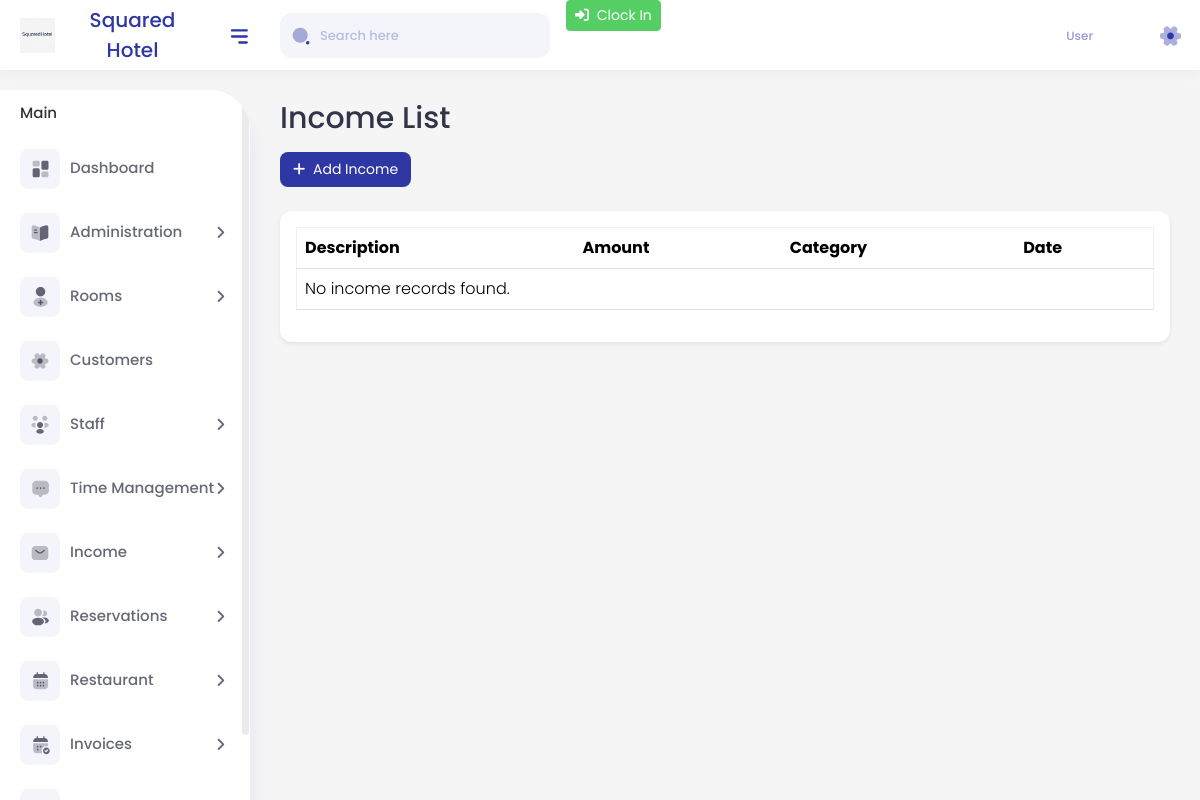
/reports/income/ (signed in), run on an earlier commit of the app's database.
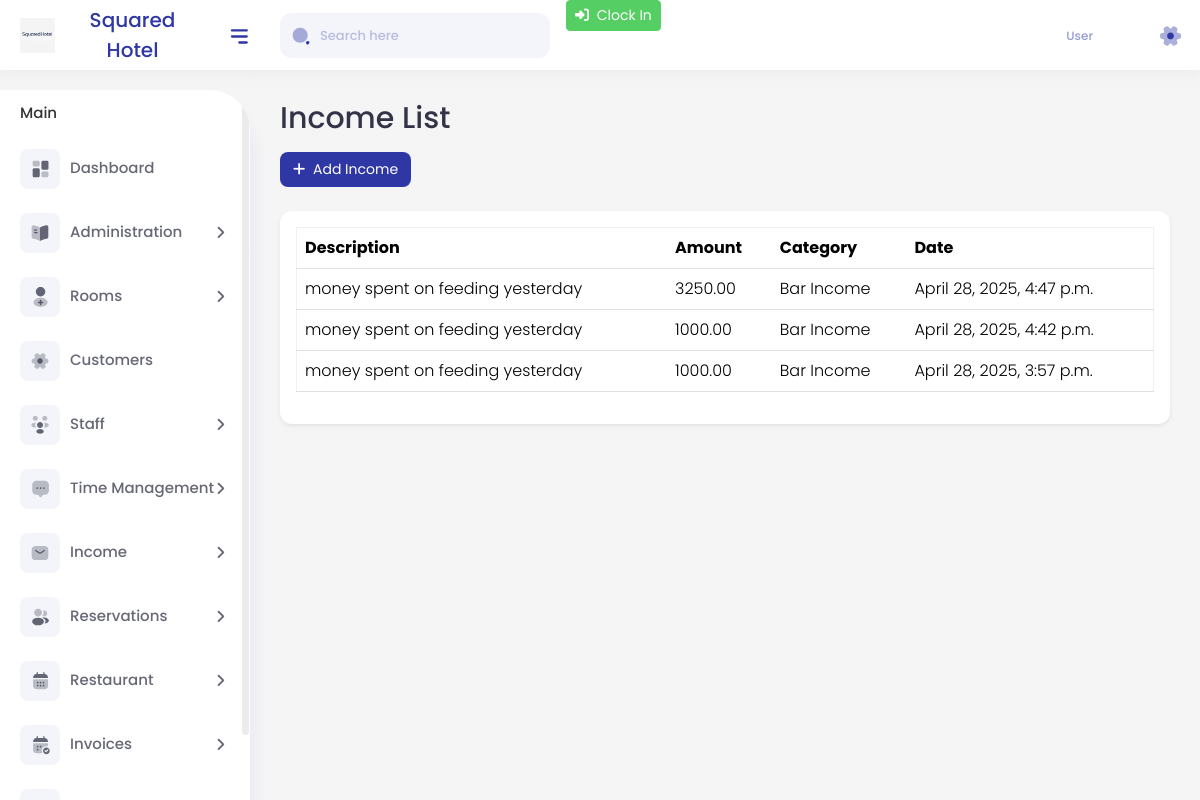
And on a later commit of the database.
### reports/models.py (models this page shows, shortened)
class Income(models.Model):
    user = models.ForeignKey(settings.AUTH_USER_MODEL, on_delete=models.CASCADE, blank=True, null=True)  # Optional: link to user
    description = models.CharField(max_length=200)  # E.g., "Room Booking" or "Restaurant Order"
    amount = models.DecimalField(max_digits=12, decimal_places=2)
    date = models.DateTimeField(default=timezone.now)
    category = models.ForeignKey(IncomeCategory, on_delete=models.SET_NULL, null=True, blank=True)
    payment_method = models.CharField(max_length=50, blank=True, null=True)
    notes = models.TextField(blank=True, null=True)  # Additional notes if needed
    created_at = models.DateTimeField(auto_now_add=True)
    updated_at = models.DateTimeField(auto_now=True)

class IncomeCategory(models.Model):
    name = models.CharField(max_length=100, unique=True)
    description = models.TextField(blank=True, null=True)

### reports/views.py (the view)
# urls.py: path("income/", IncomeListView.as_view(), name="income-list"),
class IncomeListView(ListView):
    model = Income
    template_name = 'income/income_list.html'
    context_object_name = 'income_entries'
    def get_queryset(self):
        return Income.objects.filter(user=self.request.user).order_by("-date")

### accounts/context_processors.py (called while the page is built)
def clock_status(request):
    def _open():
        if request.user.is_authenticated:
            return request.user.time_entries.filter(clock_out__isnull=True).exists()
        return False
    return {"is_clocked_in": SimpleLazyObject(_open)}

### accounts/templatetags/extras.py (called while the page is built)
@register.filter
def startswith(text, prefix):
    return str(text).startswith(prefix)

### templates/income/income_list.html
{% extends "base.html" %}
{% block content %}
<div class="page-wrapper">
  <div class="content">
    <h2 class="mb-3">Income List</h2>
    <div class="mb-4">
      <a href="{% url 'reports:income-create' %}" class="btn btn-primary">
        <i class="fas fa-plus me-1"></i> Add Income
      </a>
    </div>
    <div class="card shadow-sm">
      <div class="card-body table-responsive">
        <table class="table table-hover align-middle">
          <thead>
            <tr>
              <th>Description</th>
              <th>Amount</th>
              <th>Category</th>
              <th>Date</th>
            </tr>
          </thead>
          <tbody>
            {% for income in income_entries %}
            <tr>
              <td>{{ income.description }}</td>
              <td>{{ income.amount }}</td>
              <td>{{ income.category.name }}</td>
              <td>{{ income.date }}</td>
            </tr>
            {% empty %}
            <tr>
              <td colspan="4">No income records found.</td>
            </tr>
            {% endfor %}
          </tbody>
        </table>
      </div>
    </div>
  </div>
</div>
{% endblock %}

### templates/base.html
<!DOCTYPE html>
<html lang="en">
<head>
    {% include 'head.html' %}
</head>
<body>
    <div class="main-wrapper">
    {% include 'header.html' %}
    {% include 'sidebar.html' %}
    {% block content %}
    {% endblock %}
    {% include 'footer.html' %}
</body>
</html>

### templates/head.html (shortened to what this page needs)
<meta charset="utf-8" />{% load static %}
    <link
      rel="stylesheet"
      type="text/css"
      href="{% static 'assets/css/bootstrap.min.css' %}"
    />
    <link rel="stylesheet" href="{% static 'assets/css/feather.css' %}" />
    <link rel="stylesheet" href="{% static 'assets/css/bootstrap-datetimepicker.min.css' %}" />
    <link
      rel="stylesheet"
      href="{% static 'assets/plugins/fontawesome/css/fontawesome.min.css' %}"
    />
    <link rel="stylesheet" href="{% static 'assets/plugins/fontawesome/css/all.min.css' %}" />
    <link rel="stylesheet" type="text/css" href="{% static 'assets/css/style.css' %}" />
  </head>

### templates/header.html (shortened to what this page needs)
{% load static %}
<div class="header">
  <div class="header-left">
    <a href="{% url 'accounts:dashboard' %}" class="logo">
      <img src="{% static 'assets/img/logo.png' %}" width="35" height="35" alt />
      <span>Squared Hotel</span>
    </a>
  </div>
  <a id="toggle_btn" href="javascript:void(0);">
    <img src="{% static 'assets/img/icons/bar-icon.svg' %}" alt />
  </a>
  {% if user.is_authenticated %}
    <form method="post" action="{% url 'accounts:clock-toggle' %}"
          class="d-none d-md-inline-block ms-3 align-middle"
          onsubmit="/* only ask on Clock Out */
            {% if is_clocked_in %}return confirm('Are you sure you want to clock out?');{% else %}return true;{% endif %}">
      {% if is_clocked_in %}
        <button type="submit" class="btn btn-sm btn-danger">
          <i class="fas fa-sign-out-alt me-1"></i> Clock Out
        </button>
      {% else %}
        <button type="submit" class="btn btn-sm btn-success">
          <i class="fas fa-sign-in-alt me-1"></i> Clock In
        </button>
      {% endif %}
    </form>
  {% endif %}
  <div class="top-nav-search mob-view">
    <form>
      <input type="text" class="form-control" placeholder="Search here" />
      <a class="btn">
        <img src="{% static 'assets/img/icons/search-normal.svg' %}" alt />
      </a>
    </form>
  </div>
  <ul class="nav user-menu float-end">
    <li class="nav-item dropdown has-arrow user-profile-list">
      <a href="#" class="dropdown-toggle nav-link user-link" data-bs-toggle="dropdown">
        <div class="user-names">
          {% if user.staff_profile %}
            <span>{{ user.staff_profile.get_role_display }}</span>
          {% else %}
            <span>User</span>
          {% endif %}
        </div>
        <span class="user-img">
          {% if user.avatar %}
            <img src="{{ user.avatar.url }}" class="rounded-circle" width="30" height="30" alt />
          {% else %}
            <i class="fa fa-user fa-2x"></i>
          {% endif %}
        </span>
      </a>
    </li>
    <li class="nav-item">
      <a href="settings.html" class="hasnotifications nav-link">
        <img src="{% static 'assets/img/icons/setting-icon-01.svg' %}" alt />
      </a>
    </li>
  </ul>
</div>

### templates/sidebar.html (shortened to what this page needs)
{% load static %}
{% load static extras %}
<div class="sidebar" id="sidebar">
  <div class="sidebar-inner slimscroll">
    <div id="sidebar-menu" class="sidebar-menu">
      <ul>
        <li class="menu-title">Main</li>
        {% url 'accounts:dashboard' as dash %}
        <li class="{% if request.path == dash %}active{% endif %}">
          <a href="{{ dash }}">
            <span class="menu-side"><img src="{% static 'assets/img/icons/menu-icon-01.svg' %}" alt=""></span>
            <span>Dashboard</span>
          </a>
        </li>
        {% if perms.auth.change_group or perms.auth.change_user %}
        <li class="submenu {% if request.resolver_match.url_name and 'permission' in request.resolver_match.url_name %}active{% endif %}">
          <a href="#">
            <span class="menu-side">
              <img src="{% static 'assets/img/icons/menu-icon-13.svg' %}" alt="">
            </span>
            <span>Administration</span><span class="menu-arrow"></span>
          </a>
        </li>
        {% endif %}
        {% if perms.rooms.view_room %}
          {% url 'rooms:room-list' as room_list %}
          <li class="submenu {% if request.path|startswith:room_list %}active{% endif %}">
            <a href="#">
              <span class="menu-side"><img src="{% static 'assets/img/icons/menu-icon-02.svg' %}" alt=""></span>
              <span>Rooms</span><span class="menu-arrow"></span>
            </a>
          </li>
          {% endif %}
        {% if perms.customers.view_customer %}
          {% url 'customers:customer-list' as cust_list %}
          <li class="{% if request.path == cust_list %}active{% endif %}">
            <a href="{{ cust_list }}">
              <span class="menu-side"><img src="{% static 'assets/img/icons/menu-icon-16.svg' %}" alt=""></span>
              <span>Customers</span>
            </a>
          </li>
        {% endif %}
        {% if perms.accounts.view_staff %}
        <li class="submenu {% if request.resolver_match.url_name|default:''|startswith:'staff' %}active{% endif %}">
          <a href="#">
            <span class="menu-side"><img src="{% static 'assets/img/icons/menu-icon-03.svg' %}" alt=""></span>
            <span>Staff</span><span class="menu-arrow"></span>
          </a>
        </li>
        {% endif %}
        {% if request.user.is_authenticated %}
        <li class="submenu {% if request.resolver_match.app_name == 'attendance' %}active{% endif %}">
          <a href="#">
            <span class="menu-side"><img src="{% static 'assets/img/icons/menu-icon-10.svg' %}" alt=""></span>
            <span>Time&nbsp;Management</span><span class="menu-arrow"></span>
          </a>
        </li>
        {% endif %}
         {% if perms.income.view_income %}
         <li class="submenu {% if request.resolver_match.app_name == 'income' %}active{% endif %}">
           <a href="#">
             <span class="menu-side"><img src="{% static 'assets/img/icons/menu-icon-12.svg' %}" alt=""></span>
             <span>Income</span><span class="menu-arrow"></span>
           </a>
         </li>
         {% endif %}
        {% if perms.reservations.view_reservation %}
        <li class="submenu {% if request.resolver_match.app_name == 'reservations' %}active{% endif %}">
          <a href="#">
            <span class="menu-side"><img src="{% static 'assets/img/icons/menu-icon-08.svg' %}" alt=""></span>
            <span>Reservations</span><span class="menu-arrow"></span>
          </a>
        </li>
        {% endif %}
        {% if perms.restaurant.view_menuitem %}
        <li class="submenu {% if request.resolver_match.app_name == 'restaurant' %}active{% endif %}">
          <a href="#">
            <span class="menu-side"><img src="{% static 'assets/img/icons/menu-icon-04.svg' %}" alt=""></span>
            <span>Restaurant</span><span class="menu-arrow"></span>
          </a>
        </li>
        {% endif %}
        {% if perms.billing.view_invoice %}
          <li class="submenu {% if request.resolver_match.app_name == 'billing' %}active{% endif %}">
            <a href="#">
              <span class="menu-side"><img src="{% static 'assets/img/icons/menu-icon-05.svg' %}" alt=""></span>
              <span>Invoices</span>
              <span class="menu-arrow"></span>
            </a>
          </li>
        {% endif %}
        {% if perms.reports.view_report %}
        <li class="submenu {% if request.resolver_match.app_name == 'reports' %}active{% endif %}">
          <a href="#">
            <span class="menu-side"><img src="{% static 'assets/img/icons/menu-icon-06.svg' %}" alt=""></span>
          </a>
        </li>
        {% endif %}
      </ul>
    </div>
  </div>
</div>

### templates/footer.html (shortened to what this page needs)
{% load static %}
</div>

What changed in the data, as far as the page shows it:
added Income: description "money spent on feeding yesterday", amount "3250.00", category.name "Bar Income", date "April 28, 2025, 4:47 p.m."
added Income: description "money spent on feeding yesterday", amount "1000.00", category.name "Bar Income", date "April 28, 2025, 4:42 p.m."
added Income: description "money spent on feeding yesterday", amount "1000.00", category.name "Bar Income", date "April 28, 2025, 3:57 p.m."
Also different on the page:
text no longer shown: "No income records found."
